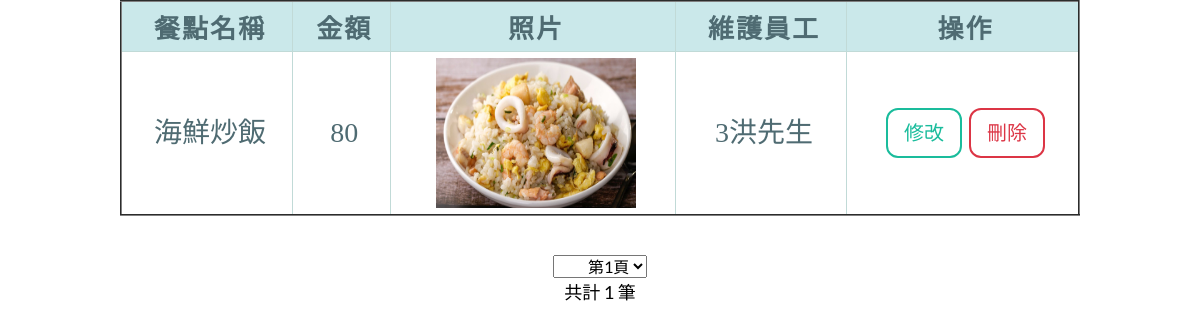
/project/shop.php?name_search=海鮮炒飯, run on the app's committed database.
### tables this page shows
CREATE TABLE `shop` (
  `shop_id` int(10) NOT NULL,
  `res_id` int(10) NOT NULL,
  `name` varchar(10) NOT NULL,
  `dollar` int(5) NOT NULL,
  `photo` text NOT NULL
);

CREATE TABLE `restaurant` (
  `res_id` int(10) NOT NULL COMMENT '員工_id',
  `res_name` varchar(10) NOT NULL COMMENT '員工姓名'
);

### project/shop.php (the view, shortened to what this page needs)
<!DOCTYPE html>
<html lang="en">
    <head>
        <link href="css/styles.css" rel="stylesheet" />
    </head>
    <body>
        <header>
            <center>
                        <section  id="banner">
							<?php
								include "connect.php";
                                $name=$_GET['name_search'];
                                $select = "SELECT * FROM `shop` as shop inner join `restaurant` as res on shop.res_id = res.res_id";
                                if($name!=""){
                                    $select.=" and `name` LIKE '%".$name."%'";
                                }
                                $select.=" GROUP BY `shop_id` order by `shop_id` asc";
                                $ret=mysqli_query($conn,$select);
                                $num=mysqli_num_rows($ret);
                                if($num=='0'){
                                    echo "<font style='color:red; Font-size:48px;font-family:微軟正黑體 Light;text-shadow: rgb(136, 136, 136) 2px 2px 2px;'>無此餐點!</font>";
                                }else{
                                    $data_nums = mysqli_num_rows($ret);
                                    $per = 10;
                                    $pages = ceil($data_nums/$per);
                                    if (!isset($_GET["page"])){
                                        $page=1;
                                    } else {
                                        $page = intval($_GET["page"]);
                                    }
                                    $start = ($page-1)*$per;
                                    $ret = mysqli_query($conn,$select.' LIMIT '.$start.', '.$per) or die("Error");
                                    echo"
                                        <table width='80%' id='mytable' align='center' border='2'>";
                                    echo "
                                        <tr align='center'>
											<th>餐點名稱</th>
											<th>金額</th>
											<th>照片</th>
											<th>維護員工</th>
											<th>操作</th>
                                        </tr>";
                                    While($row=mysqli_fetch_assoc($ret)){
                                        echo"<tr align='center'>
											<td>$row[name]</td>
											<td>$row[dollar]</td>
											<td><img src='upload/$row[photo]' alt='無照片' width='200' height='150'></td>
											<td>$row[res_id]$row[res_name]</td>
											<td>
												<input type='button' class='btn btn-outline-primary btn-lg'  value='修改' onclick='upd($row[shop_id]);'></input>
												<input type='button' class='btn btn-outline-danger btn-lg' value='刪除' onclick='del($row[shop_id]);'></input>
											</td>
										</tr>";
                                    };
                                    echo"</table></br>";
                                    echo "
                                        <div id='data_page'>
                                        <div class='select' style='width:120px;margin-top:15px;'>
                                            <select id='page' style='padding-left:30px;' class='select1' onchange='page();'>
                                        ";
                                        for($i=1;$i<=$pages;$i++){
                                        if($i==$page){
                                            echo "<option value='$i' selected>第".$i."頁</option>";
                                        }else{
                                            echo "<option value='$i'>第".$i."頁</option>";
                                             $q=$i;
                                            }
                                        }
                                        echo "
                                            </select>
                                            </div>
                                            </div>
                                        ";
                                    echo "<font size='4px' color='#000'>共計 $data_nums 筆</font>";
                                }
							?>
                        </section>
            </center>
        </header>
    </body>
</html>

### project/shop.php (style rules this page uses)
#mytable { width: 80%; padding: 0; margin: 0; }
th { font: bold 26px "Trebuchet MS", Verdana, Arial, Helvetica, sans-serif; color: #4f6b72; border-right: 1px solid #C1DAD7; border-bottom: 1px solid #C1DAD7; border-top: 1px solid #C1DAD7; letter-spacing: 2px; text-transform: uppercase; text-align: center; padding: 6px 6px 6px 12px; background: #CAE8EA url(images/bg_header.jpg) no-repeat; }
td { border-right: 1px solid #C1DAD7; border-bottom: 1px solid #C1DAD7; background: #fff; padding: 6px 6px 6px 12px; color: #4f6b72; }
table { font-size:28px;font-family:serif; }

### data on the page
shop: name "海鮮炒飯", dollar "80", photo (picture), res.res_id "3", res.res_name "洪先生"

### other printed values
$data_nums "1"
